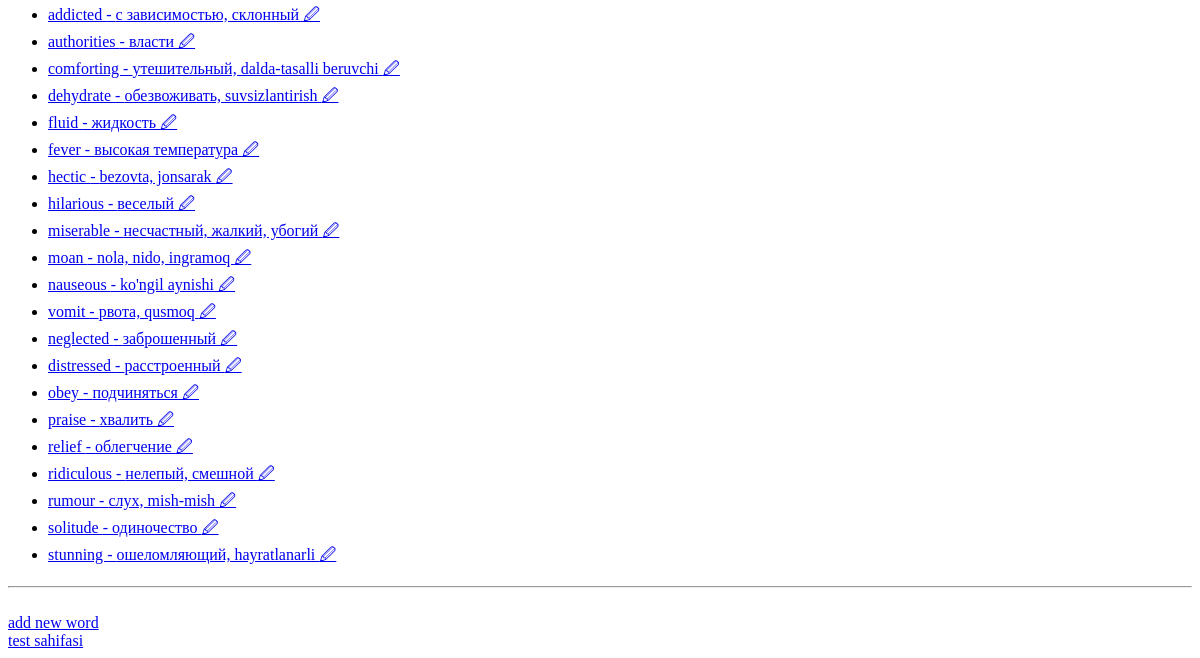
Before: / (lower part) with the older database file.
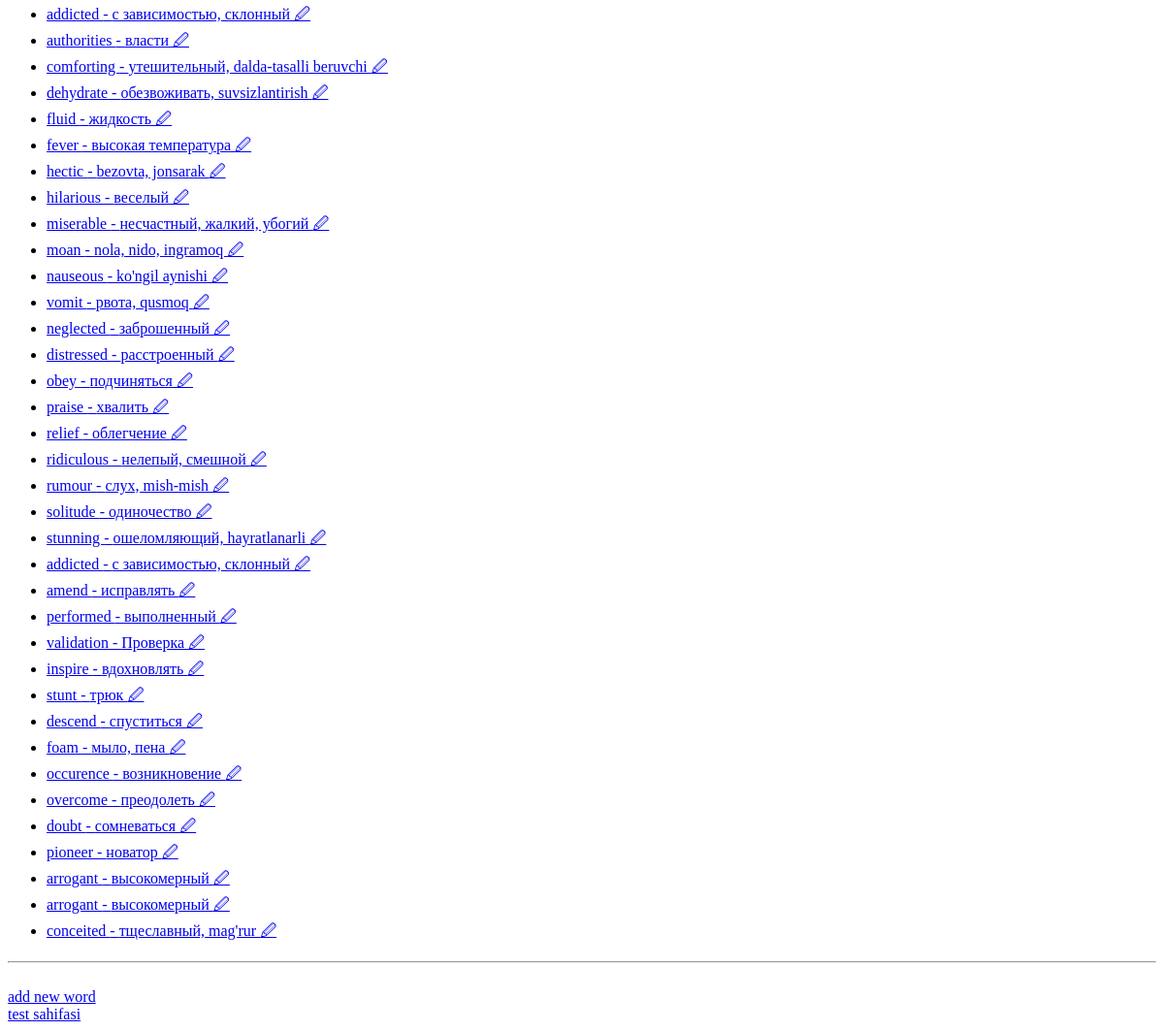
After: the same page with the newer database file.
### my_card/models.py (models this page shows, shortened)
class FlashWord(models.Model):
    word = models.CharField(max_length=100)
    translate = models.CharField(max_length=255)
    defenition = models.TextField(blank=True)

### my_card/views.py (the view)
# urls.py: path('', views.index, name='index'),
def index(request):
    if request.method == 'POST':
        form = FlashWordForm(request.POST)
        if form.is_valid():
            """birinchi html bilan, keyin Django.form yordamida forma yasadik.
            modellar uchun formalarni birinchisida qo'lda yozib , keyin modelfrom
            yordamida mavjud modellarning formalarini avtomatik yaratdik"""
            band = form.save()
    else:
        form = FlashWordForm()
    my_words = FlashWord.objects.all()
    context = {'my_words':my_words}
    return render(request, 'my_card/index.html', context=context)

### my_card/templates/my_card/index.html (shortened to what this page needs)
{% extends "my_card/base.html" %}
{% block body %}
      <ul>
        {% for x in my_words %}
            <a href = "{% url 'wordpage' x.id %}">
            <li> {{x.word}} - {{x.translate}}
            </a>
            <a href = "{% url 'update' x.id %}">    &#128393; </li></a>
        {% endfor %}
      </ul>
{% endblock %}

### my_card/templates/my_card/base.html (shortened to what this page needs)
{% load static %}
<!DOCTYPE html>
<html lang="en">
<head>
</head>
<body>
   <a href="{% url 'index' %}"> bosh sahifaga qaytish </a><br>
    {% block body %}
    {% endblock %}
    <hr>
 <br>
    <a href="{% url 'add' %}">add new word</a>
<br>
    <a href="{% url 'testing' %}">test sahifasi</a>
</body>
</html>

Changed rows visible on the page:
added FlashWord: word "addicted", translate "с зависимостью, склонный"
added FlashWord: word "amend", translate "исправлять"
added FlashWord: word "performed", translate "выполненный"
added FlashWord: word "validation", translate "Проверка"
added FlashWord: word "inspire", translate "вдохновлять"
added FlashWord: word "stunt", translate "трюк"
added FlashWord: word "descend", translate "спуститься"
added FlashWord: word "foam", translate "мыло, пена"
added FlashWord: word "occurence", translate "возникновение"
added FlashWord: word "overcome", translate "преодолеть"
added FlashWord: word "doubt", translate "сомневаться"
added FlashWord: word "pioneer", translate "новатор"
added FlashWord: word "arrogant", translate "высокомерный"
added FlashWord: word "arrogant", translate "высокомерный"
added FlashWord: word "conceited", translate "тщеславный, mag'rur"
